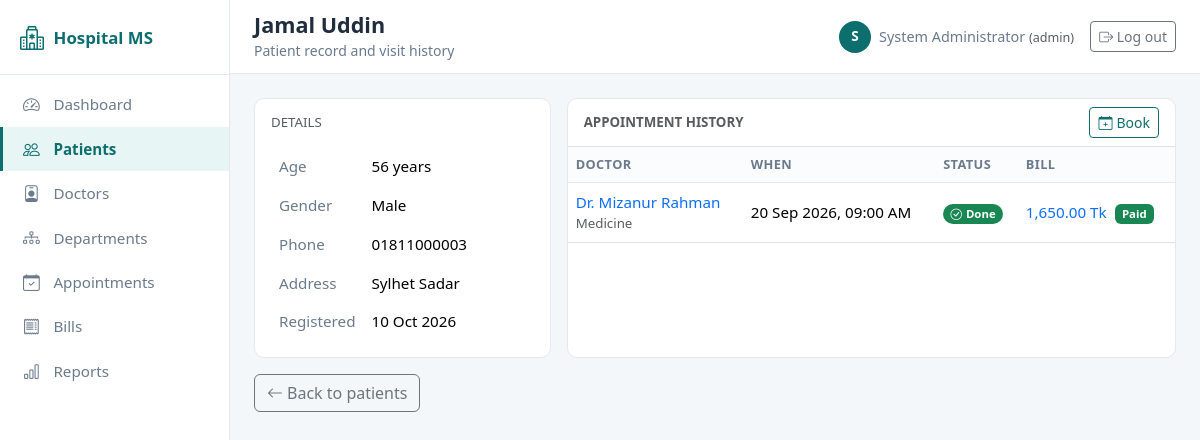
The page /patients/view.php?id=3 (signed in) on the database its author committed.
### tables this page shows
CREATE TABLE patients (
    patient_id  INT AUTO_INCREMENT PRIMARY KEY,
    name        VARCHAR(100) NOT NULL,
    age         INT NOT NULL,
    gender      ENUM('Male','Female','Other') NOT NULL,
    phone       VARCHAR(20) NOT NULL,
    address     VARCHAR(200) DEFAULT NULL,
    created_at  DATETIME NOT NULL DEFAULT CURRENT_TIMESTAMP
);

CREATE TABLE appointments (
    appointment_id INT AUTO_INCREMENT PRIMARY KEY,
    patient_id     INT NOT NULL,
    doctor_id      INT NOT NULL,
    scheduled_for  DATETIME NOT NULL,
    reason         VARCHAR(200) DEFAULT NULL,
    status         ENUM('pending','done','cancelled') NOT NULL DEFAULT 'pending',
    created_at     DATETIME NOT NULL DEFAULT CURRENT_TIMESTAMP,
    CONSTRAINT fk_app_patient FOREIGN KEY (patient_id)
        REFERENCES patients(patient_id) ON DELETE CASCADE ON UPDATE CASCADE,
    CONSTRAINT fk_app_doctor FOREIGN KEY (doctor_id)
        REFERENCES doctors(doctor_id) ON DELETE CASCADE ON UPDATE CASCADE
);

CREATE TABLE doctors (
    doctor_id      INT AUTO_INCREMENT PRIMARY KEY,
    name           VARCHAR(100) NOT NULL,
    specialization VARCHAR(100) NOT NULL,
    phone          VARCHAR(20)  NOT NULL,
    room_number    VARCHAR(10)  DEFAULT NULL,
    fee            DECIMAL(8,2) NOT NULL DEFAULT 500.00,
    dept_id        INT DEFAULT NULL,
    CONSTRAINT fk_doctor_dept FOREIGN KEY (dept_id)
        REFERENCES departments(dept_id)
        ON DELETE SET NULL ON UPDATE CASCADE
);

CREATE TABLE bills (
    bill_id          INT AUTO_INCREMENT PRIMARY KEY,
    appointment_id   INT NOT NULL UNIQUE,
    consultation_fee DECIMAL(8,2) NOT NULL DEFAULT 0,
    test_fee         DECIMAL(8,2) NOT NULL DEFAULT 0,
    medicine_fee     DECIMAL(8,2) NOT NULL DEFAULT 0,
    total_amount     DECIMAL(10,2) AS (consultation_fee + test_fee + medicine_fee) STORED,
    status           ENUM('unpaid','paid') NOT NULL DEFAULT 'unpaid',
    created_at       DATETIME NOT NULL DEFAULT CURRENT_TIMESTAMP,
    CONSTRAINT fk_bill_app FOREIGN KEY (appointment_id)
        REFERENCES appointments(appointment_id) ON DELETE CASCADE ON UPDATE CASCADE
);

### includes/auth.php (called while the page is built, shortened)
<?php
require_once __DIR__ . "/../config/database.php";
require_once __DIR__ . "/functions.php";
$current_user = [
    "user_id"    => $_SESSION["user_id"],
    "username"   => $_SESSION["username"],
    "full_name"  => $_SESSION["full_name"],
    "role"       => $_SESSION["role"],
    "doctor_id"  => $_SESSION["doctor_id"],
    "patient_id" => $_SESSION["patient_id"],
];
function is_admin()
{
    return $_SESSION["role"] == "admin";
}
function is_patient()
{
    return $_SESSION["role"] == "patient";
}
?>

### patients/view.php (the view, shortened to what this page needs)
<?php
require_once __DIR__ . "/../includes/auth.php";
$active = "patients";
$id = isset($_GET["id"]) ? (int) $_GET["id"] : 0;
$patient = fetch_one($conn, "SELECT * FROM patients WHERE patient_id = ?", [$id]);
$history = fetch_all($conn,
    "SELECT a.appointment_id, a.scheduled_for, a.status,
            d.name AS doctor_name, d.specialization,
            b.bill_id, b.total_amount, b.status AS bill_status
     FROM appointments a
     JOIN doctors d ON d.doctor_id = a.doctor_id
     LEFT JOIN bills b ON b.appointment_id = a.appointment_id
     WHERE a.patient_id = ?
     ORDER BY a.scheduled_for DESC", [$id]);
$page_title = $patient["name"];
$page_subheading = "Patient record and visit history";
require_once __DIR__ . "/../includes/header.php";
?>
<div class="row g-3">
  <div class="col-lg-4">
    <div class="card h-100">
      <div class="card-body">
        <h6 class="text-uppercase text-muted small mb-3">Details</h6>
        <table class="table detail-table table-borderless mb-0">
          <tr><th>Age</th><td><?php echo (int) $patient["age"]; ?> years</td></tr>
          <tr><th>Gender</th><td><?php echo e($patient["gender"]); ?></td></tr>
          <tr><th>Phone</th><td><?php echo e($patient["phone"]); ?></td></tr>
          <tr><th>Address</th><td><?php echo $patient["address"] ? e($patient["address"]) : "-"; ?></td></tr>
          <tr><th>Registered</th><td><?php echo show_date($patient["created_at"], "d M Y"); ?></td></tr>
        </table>
      </div>
    </div>
  </div>
  <div class="col-lg-8">
    <div class="table-card h-100">
      <div class="d-flex justify-content-between align-items-center px-3 py-2 border-bottom">
        <strong class="small text-uppercase text-muted">Appointment history</strong>
        <a href="../appointments/add.php?patient_id=<?php echo $id; ?>" class="btn btn-sm btn-outline-primary">
          <i class="bi bi-calendar-plus me-1"></i>Book
        </a>
      </div>
      <table class="table">
        <thead><tr><th>Doctor</th><th>When</th><th>Status</th><th>Bill</th></tr></thead>
        <tbody>
          <?php if ($history) { foreach ($history as $a) { ?>
          <tr>
            <td>
              <a href="../appointments/view.php?id=<?php echo $a["appointment_id"]; ?>" class="text-decoration-none fw-medium">
                Dr. <?php echo e($a["doctor_name"]); ?>
              </a>
              <div class="text-muted small"><?php echo e($a["specialization"]); ?></div>
            </td>
            <td><?php echo show_date($a["scheduled_for"]); ?></td>
            <td><?php echo status_badge($a["status"]); ?></td>
            <td>
              <?php if ($a["bill_id"]) { ?>
                <a href="../bills/view.php?id=<?php echo $a["bill_id"]; ?>" class="text-decoration-none">
                  <?php echo money($a["total_amount"]); ?>
                </a>
                <span class="badge text-bg-<?php echo $a["bill_status"] == "paid" ? "success" : "warning"; ?> ms-1">
                  <?php echo ucfirst($a["bill_status"]); ?>
                </span>
              <?php } else { ?>
                <span class="text-muted small">—</span>
              <?php } ?>
            </td>
          </tr>
          <?php } } else { ?>
          <tr><td colspan="4"><div class="empty-state"><i class="bi bi-calendar-x"></i>No visits recorded.</div></td></tr>
          <?php } ?>
        </tbody>
      </table>
    </div>
  </div>
</div>
<a href="index.php" class="btn btn-outline-secondary mt-3"><i class="bi bi-arrow-left me-1"></i>Back to patients</a>
<?php require_once __DIR__ . "/../includes/footer.php"; ?>

### includes/header.php (shortened to what this page needs)
<?php
$page_title = isset($page_title) ? $page_title : "Dashboard";
$page_heading = isset($page_heading) ? $page_heading : $page_title;
$page_subheading = isset($page_subheading) ? $page_subheading : "";
$active = isset($active) ? $active : "";
?>
<!DOCTYPE html>
<html lang="en">
<head>
  <link rel="stylesheet" href="<?php echo BASE; ?>/assets/vendor/bootstrap.min.css">
  <link rel="stylesheet" href="<?php echo BASE; ?>/assets/vendor/bootstrap-icons.css">
  <link rel="stylesheet" href="<?php echo BASE; ?>/assets/css/style.css">
</head>
<body>
<div class="hms-shell">
  <aside class="hms-sidebar">
    <a class="hms-brand" href="<?php echo BASE; ?>/index.php">
      <i class="bi bi-hospital"></i><span>Hospital MS</span>
    </a>
    <nav class="hms-nav">
      <a href="<?php echo BASE; ?>/index.php" class="<?php echo $active == 'dashboard' ? 'active' : ''; ?>">
        <i class="bi bi-speedometer2"></i><span>Dashboard</span>
      </a>
      <?php if (!is_patient()) { ?>
      <a href="<?php echo BASE; ?>/patients/index.php" class="<?php echo $active == 'patients' ? 'active' : ''; ?>">
        <i class="bi bi-people"></i><span>Patients</span>
      </a>
      <?php } ?>
      <a href="<?php echo BASE; ?>/doctors/index.php" class="<?php echo $active == 'doctors' ? 'active' : ''; ?>">
        <i class="bi bi-person-badge"></i><span>Doctors</span>
      </a>
      <?php if (is_admin()) { ?>
      <a href="<?php echo BASE; ?>/departments/index.php" class="<?php echo $active == 'departments' ? 'active' : ''; ?>">
        <i class="bi bi-diagram-3"></i><span>Departments</span>
      </a>
      <?php } ?>
      <a href="<?php echo BASE; ?>/appointments/index.php" class="<?php echo $active == 'appointments' ? 'active' : ''; ?>">
        <i class="bi bi-calendar-check"></i><span>Appointments</span>
      </a>
      <a href="<?php echo BASE; ?>/bills/index.php" class="<?php echo $active == 'bills' ? 'active' : ''; ?>">
        <i class="bi bi-receipt"></i><span>Bills</span>
      </a>
      <?php if (is_admin()) { ?>
      <a href="<?php echo BASE; ?>/reports/index.php" class="<?php echo $active == 'reports' ? 'active' : ''; ?>">
        <i class="bi bi-bar-chart"></i><span>Reports</span>
      </a>
      <?php } ?>
    </nav>
  </aside>
  <div class="hms-main">
    <header class="hms-topbar">
      <div>
        <h1 class="page-title"><?php echo e($page_heading); ?></h1>
        <p class="page-subtitle"><?php echo e($page_subheading); ?></p>
      </div>
      <div class="hms-user">
        <div class="hms-avatar"><?php echo e(strtoupper(substr($current_user["full_name"], 0, 1))); ?></div>
        <span class="d-none d-sm-inline">
          <?php echo e($current_user["full_name"]); ?>
          <small class="text-muted">(<?php echo e($current_user["role"]); ?>)</small>
        </span>
        <a class="btn btn-sm btn-outline-secondary ms-2" href="<?php echo BASE; ?>/logout.php">
          <i class="bi bi-box-arrow-right"></i> Log out
        </a>
      </div>
    </header>
    <main class="hms-content">

### includes/functions.php (shortened to what this page needs)
<?php
function e($text)
{
    return htmlspecialchars($text ?? "", ENT_QUOTES, "UTF-8");
}
function fetch_all($conn, $sql, $params = [], $types = "")
{
    $stmt = mysqli_prepare($conn, $sql);
    if ($params) {
        if ($types === "") {
            $types = str_repeat("s", count($params));
        }
        mysqli_stmt_bind_param($stmt, $types, ...$params);
    }
    mysqli_stmt_execute($stmt);
    $result = mysqli_stmt_get_result($stmt);
    $rows = [];
    while ($row = mysqli_fetch_assoc($result)) {
        $rows[] = $row;
    }
    return $rows;
}
function fetch_one($conn, $sql, $params = [], $types = "")
{
    $rows = fetch_all($conn, $sql, $params, $types);
    return $rows ? $rows[0] : null;
}
function status_badge($status)
{
    if ($status == "done") {
        return '<span class="badge rounded-pill text-bg-success"><i class="bi bi-check-circle me-1"></i>Done</span>';
    }
    return '<span class="badge rounded-pill text-bg-warning"><i class="bi bi-hourglass-split me-1"></i>Pending</span>';
}
function money($amount)
{
    return number_format((float) $amount, 2) . " Tk";
}
function show_date($value, $format = "d M Y, h:i A")
{
    return $value ? date($format, strtotime($value)) : "-";
}
?>

### assets/css/style.css (style rules this page uses)
:root { --hms-primary: #0d6e6e; --hms-primary-dark: #0a5757; --hms-accent: #e8f5f5; --hms-ink: #1f2d3d; --hms-muted: #6b7a8c; --hms-bg: #f4f7f9; --hms-border: #e3e9ee; }
body { background: var(--hms-bg); color: var(--hms-ink); font-size: 0.95rem; }
.hms-shell { display: flex; min-height: 100vh; }
.hms-sidebar { width: 230px; flex-shrink: 0; background: #ffffff; border-right: 1px solid var(--hms-border); padding: 1.25rem 0; }
.hms-brand { display: flex; align-items: center; gap: 0.6rem; padding: 0 1.25rem 1.1rem; margin-bottom: 0.5rem; border-bottom: 1px solid var(--hms-border); font-weight: 600; font-size: 1.05rem; color: var(--hms-primary); text-decoration: none; }
.hms-brand i { font-size: 1.5rem; }
.hms-nav a { display: flex; align-items: center; gap: 0.7rem; padding: 0.6rem 1.25rem; color: var(--hms-muted); text-decoration: none; border-left: 3px solid transparent; }
.hms-nav a.active { background: var(--hms-accent); color: var(--hms-primary); border-left-color: var(--hms-primary); font-weight: 600; }
.hms-nav i { font-size: 1.05rem; width: 1.2rem; }
.hms-main { flex: 1; min-width: 0; }
.hms-topbar { background: #ffffff; border-bottom: 1px solid var(--hms-border); padding: 0.75rem 1.5rem; display: flex; align-items: center; justify-content: space-between; }
.hms-content { padding: 1.5rem; }
.hms-user { display: flex; align-items: center; gap: 0.5rem; color: var(--hms-muted); font-size: 0.9rem; }
.hms-avatar { width: 32px; height: 32px; border-radius: 50%; background: var(--hms-primary); color: #fff; display: grid; place-items: center; font-weight: 600; font-size: 0.85rem; }
.card { border: 1px solid var(--hms-border); border-radius: 10px; }
.table { margin-bottom: 0; }
.table > thead th { background: #fbfcfd; color: var(--hms-muted); font-weight: 600; font-size: 0.8rem; text-transform: uppercase; letter-spacing: 0.03em; border-bottom: 1px solid var(--hms-border); }
.table td { vertical-align: middle; }
.table-card { background: #fff; border: 1px solid var(--hms-border); border-radius: 10px; overflow: hidden; }
.btn-outline-primary { color: var(--hms-primary); border-color: var(--hms-primary); }
.page-title { font-size: 1.35rem; font-weight: 600; margin: 0; }
.page-subtitle { color: var(--hms-muted); font-size: 0.875rem; margin: 0.15rem 0 0; }
.detail-table th { width: 35%; color: var(--hms-muted); font-weight: 500; }

### rows shown on the page
patients: name "Jamal Uddin", age "56", gender "Male", phone "01811000003", address "Sylhet Sadar", created_at "10 Oct 2026"
appointments: doctor.name "Mizanur Rahman", doctor.specialization "Medicine", scheduled_for "20 Sep 2026, 09:00 AM", status "done" (drawn), bills.total_amount "1,650.00 Tk", bills.status "Paid"

### other values the page prints
$page_subheading "Patient record and visit history"
substr($current_user["full_name"], 0, 1) "S"
$current_user["full_name"] "System Administrator"
$current_user["role"] "admin"
